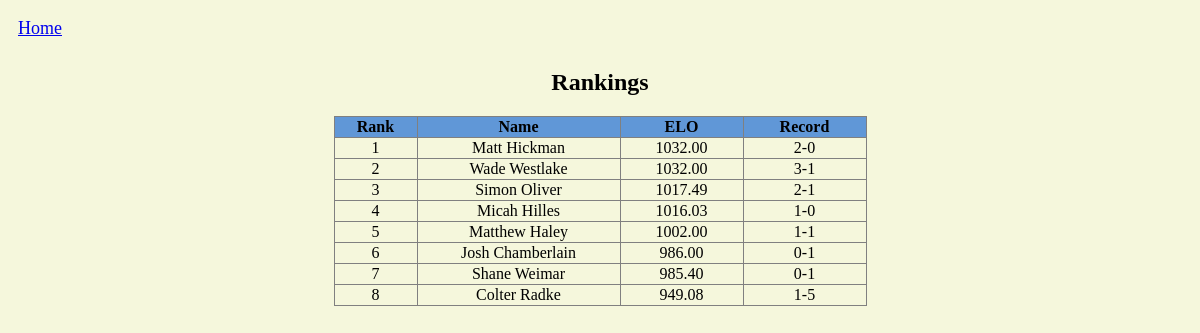
Before: /rankings with the older database file.
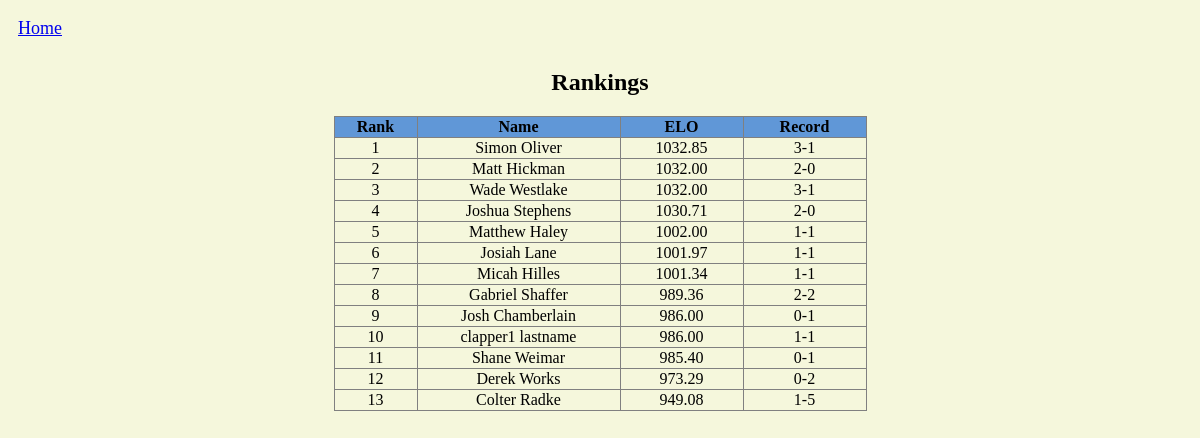
After: the same page with the newer database file.
### tables this page shows
CREATE TABLE Person (
    PersonID INTEGER PRIMARY KEY,
    FirstName TEXT NOT NULL,
    LastName TEXT NOT NULL,
    Wins INTEGER DEFAULT 0,
    Losses INTEGER DEFAULT 0,
    ELO INTEGER DEFAULT 1000,
    UNIQUE(FirstName, LastName)
);

### app.py (the view)
@app.route("/rankings")
def list_rankings():
    conn = sqlite3.connect('clap_competition.db')
    cursor = conn.cursor()
    cursor.execute('''
    SELECT FirstName, LastName, Wins, Losses, Elo FROM Person
        WHERE wins + losses > 0
        ORDER BY Elo Desc
    ''')
    competitors = []
    for i, row in enumerate(cursor.fetchall()):
        competitors.append([i+1] + (list(row)))
    conn.close()
    return render_template("rankings.html", competitors=competitors)

### templates/rankings.html (shortened to what this page needs)
<!DOCTYPE html>
<html>
<head>
</head>
<body style="background-color: #F5F7DC;">
    <div style="text-align: left; padding: 10px;">
        <a href="{{ url_for('home') }}" style="font-size: 18px;">Home</a>
    </div>
    <h2 style="text-align: center;">Rankings</h2>
    <table border="1" style="margin: 0 auto; border-collapse: collapse;">
        <thead style="background-color: #6097d7">
            <tr>
                <th>Rank</th>
                <th>Name</th>
                <th>ELO</th>
                <th>Record</th>
            </tr>
        </thead>
        <tbody style="text-align: center;">
            {% for competitor in competitors %}
            <tr>
                <td style="min-width: 80px;">{{ competitor[0] }}</td>
                <td style="min-width: 200px;">{{ competitor[1] }} {{ competitor[2] }}</td>
                <td style="min-width: 120px;">{{ '%.2f' % competitor[5] }}</td>
                <td style="min-width: 120px;">{{ competitor[3] }}-{{ competitor[4] }}</td>
            </tr>
            {% endfor %}
        </tbody>
    </table>
</body>
</html>

Changed rows visible on the page:
changed Person "Simon": Losses "3" → "1"; ELO "1017.49" → "1032.85"; Wins "2" → "3"; moves up the list
computed for Person "Matt": Wins "1" → "2"
computed for Person "Wade": Wins "2" → "3"
now on this page (row edited): Person: competitor "4", FirstName "Joshua", LastName "Stephens", ELO "1030.71", Wins "2", Losses "0"
shown differently, row unchanged: Person "Matthew": moves up the list
now on this page (row edited): Person: competitor "6", FirstName "Josiah", LastName "Lane", ELO "1001.97", Losses "1", competitor "1"
changed Person "Micah": competitor "4" → "7"; ELO "1016.03" → "1001.34"; Losses "0" → "1"
now on this page (row edited): Person: competitor "8", FirstName "Gabriel", LastName "Shaffer", ELO "989.36", Losses "2", competitor "2"
computed for Person "Josh": competitor "6" → "9"
added Person: competitor "10", FirstName "clapper1", LastName "lastname", ELO "986.00", Losses "1", competitor "1"
computed for Person "Shane": competitor "7" → "11"
now on this page (row edited): Person: competitor "12", FirstName "Derek", LastName "Works", ELO "973.29", Wins "0", Losses "2"
computed for Person "Colter": competitor "8" → "13"
